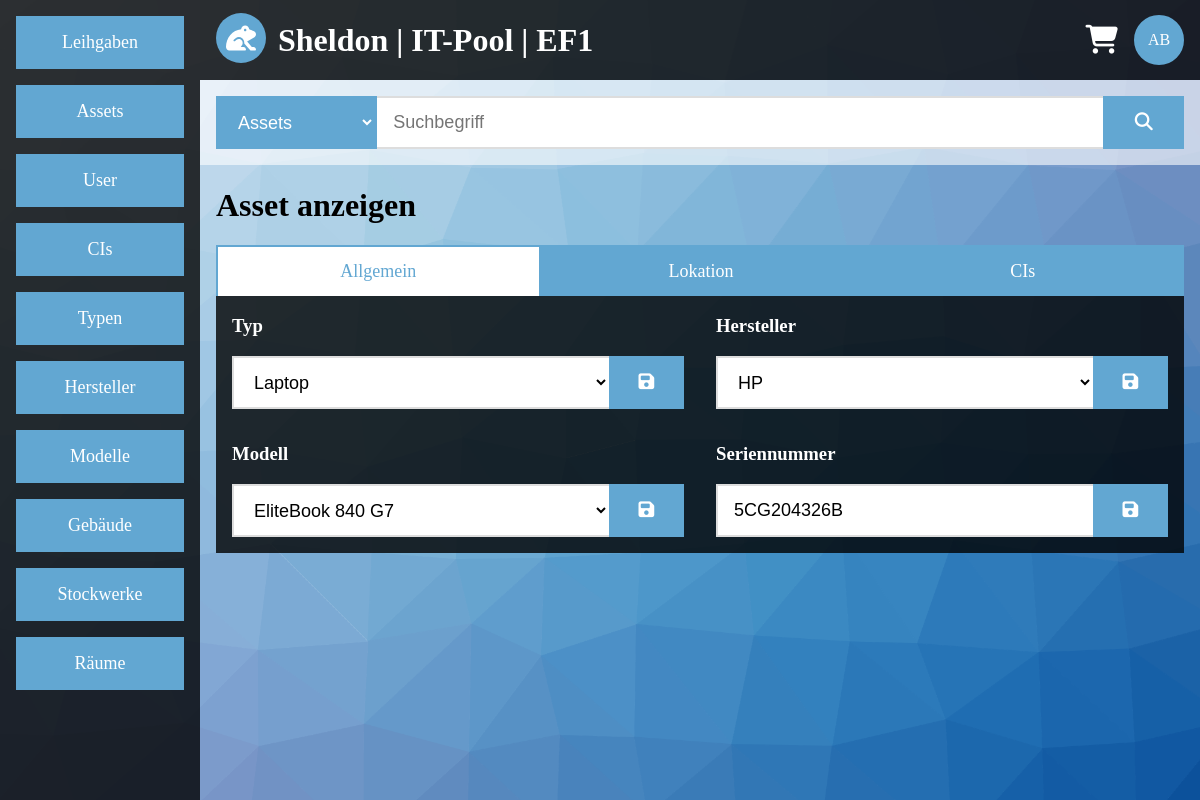
/view.php?category=asset&id=44&tab=general (signed in), run on the app's committed database.
### tables this page shows
CREATE TABLE IF NOT EXISTS `asset` (
  `asset_id` int(255) NOT NULL AUTO_INCREMENT,
  `asset_type_id` int(255) NOT NULL,
  `asset_vendor_id` int(255) NOT NULL,
  `asset_model_id` int(255) NOT NULL,
  `asset_building_id` int(255) NOT NULL DEFAULT '1',
  `asset_floor_id` int(255) NOT NULL DEFAULT '1',
  `asset_room_id` int(255) NOT NULL DEFAULT '1',
  `asset_serial` varchar(200) NOT NULL,
  `asset_cis` varchar(200) NOT NULL,
  `asset_keywords` longtext NOT NULL,
  PRIMARY KEY (`asset_id`),
  UNIQUE KEY `asset_serial` (`asset_serial`),
  KEY `asset_type_id` (`asset_type_id`),
  KEY `asset_vendor_id` (`asset_vendor_id`),
  KEY `asset_model_id` (`asset_model_id`),
  KEY `asset_building_id` (`asset_building_id`),
  KEY `asset_floor_id` (`asset_floor_id`),
  KEY `asset_room_id` (`asset_room_id`)
);

CREATE TABLE IF NOT EXISTS `type` (
  `type_id` int(11) NOT NULL AUTO_INCREMENT,
  `type_name` varchar(200) NOT NULL,
  PRIMARY KEY (`type_id`),
  UNIQUE KEY `type_name` (`type_name`)
);

CREATE TABLE IF NOT EXISTS `vendor` (
  `vendor_id` int(11) NOT NULL AUTO_INCREMENT,
  `vendor_name` varchar(200) NOT NULL,
  PRIMARY KEY (`vendor_id`),
  UNIQUE KEY `vendor_name` (`vendor_name`)
);

CREATE TABLE IF NOT EXISTS `model` (
  `model_id` int(11) NOT NULL AUTO_INCREMENT,
  `model_name` varchar(200) NOT NULL,
  PRIMARY KEY (`model_id`),
  UNIQUE KEY `model_name` (`model_name`)
);

### view.php (the view, shortened to what this page needs)
<?php
require($_SERVER['DOCUMENT_ROOT'].'/include/config.inc.php');
$output = '';
$sql = mysqli_connect($app_sqlhost,$app_sqluser,$app_sqlpasswd,$app_sqldb);
if(!$sql)
{
	$output .= '<div class="container">';
	$output .= '<div class="content-center container white">';
	$output .= '<h1>Error</h1>';
	$output .= '<div class="panel dark">';
	$output .= '<p>Es konnte keine Datenbankverbindung hergestellt werden.</p>';
	$output .= '</div>';
	$output .= '</div>';
	$output .= '</div>';
}
else
{
	$sql->query('SET NAMES UTF8');
	if(!empty($_GET))
	{
		if(empty($_GET['category']) || empty($_GET['id']))
		{
			$output .= '<div class="container">';
			$output .= '<div class="content-center container white">';
			$output .= '<h1>Error</h1>';
			$output .= '<div class="panel dark">';
			$output .= '<p>Es wurden nicht alle Daten gesendet.</p>';
			$output .= '</div>';
			$output .= '</div>';
			$output .= '</div>';
		}
		else
		{
			if(preg_match('/[^a-z]/',$_GET['category']) == 0)
			{
				$allowed_category = array('asset','user','ci','lend','vendor','model','type','building','floor','room');
				if(in_array($_GET['category'],$allowed_category))
				{
					if(preg_match('/[^0-9]/',$_GET['id']) == 0)
					{
						if($_GET['category'] == $allowed_category[0])
						{
							if(empty($_GET['tab']))
							{
								$output .= '<div class="container">';
								$output .= '<div class="content-center container white">';
								$output .= '<h1>Error</h1>';
								$output .= '<div class="panel dark">';
								$output .= '<p>Es wurde kein Tab gew&auml;hlt.</p>';
								$output .= '</div>';
								$output .= '</div>';
								$output .= '</div>';
							}
							else
							{
								if(preg_match('/[^a-z]/',$_GET['tab']) == 0)
								{
									$allowed_tabs = array('general','location','cis');
									if(in_array($_GET['tab'],$allowed_tabs))
									{
										$output .= '<div class="container">';
										$output .= '<h1>Asset anzeigen</h1>';
										if($_GET['tab'] == $allowed_tabs[0])
										{
											$query = sprintf("
											SELECT type_name,vendor_name,model_name,asset_serial
											FROM asset
											INNER JOIN type ON type_id = asset_type_id
											INNER JOIN vendor ON vendor_id = asset_vendor_id
											INNER JOIN model ON model_id = asset_model_id
											WHERE asset_id = '%s'
											LIMIT 1;",
											$sql->real_escape_string($_GET['id']));
											$result = $sql->query($query);
											if($row = $result->fetch_array(MYSQLI_ASSOC))
											{
												$type = $row['type_name'];
												$vendor = $row['vendor_name'];
												$model = $row['model_name'];
												$serial = $row['asset_serial'];
												$output .= '<div class="nowrap overflow-scroll">';
												$output .= '<a class="col-s6 col-m4 col-l4 btn-default border border-tl border-light-blue white text-light-blue" href="#">Allgemein</a>';
												$output .= '<a class="col-s6 col-m4 col-l4 btn-default border border-tl border-light-blue light-blue hover-white hover-text-blue" href="view.php?category='.$_GET['category'].'&id='.$_GET['id'].'&tab=location">Lokation</a>';
												$output .= '<a class="col-s6 col-m4 col-l4 btn-default border border-tlr border-light-blue light-blue hover-white hover-text-blue" href="view.php?category='.$_GET['category'].'&id='.$_GET['id'].'&tab=cis">CIs</a>';
												$output .= '</div>';
												$output .= '<div class="black-alpha">';
												$output .= '<ul class="flex">';
												$output .= '<li class="col-s12 col-m6 col-l6">';
												$output .= '<div class="margin">';
												$output .= '<form action="change.php" method="get">';
												$output .= '<h3>Typ</h3>';
												$output .= '<input type="hidden" name="category" value="'.$_GET['category'].'"/>';
												$output .= '<input type="hidden" name="id" value="'.$_GET['id'].'"/>';
												$output .= '<input type="hidden" name="attr" value="type"/>';
												$output .= '<ul class="flex">';
												$output .= '<li class="col-s10 col-m10 col-l10">';
												$output .= '<select class="input-default border border-tbl border-grey focus-border-light-blue" style="height:53px;" name="attr_value">';
												$output .= '<option value="">'.$type.'</option>';
												$query = "
												SELECT type_id,type_name
												FROM type";
												$result = $sql->query($query);
												while($row = $result->fetch_array(MYSQLI_ASSOC))
												{
													$output .= '<option value="'.$row['type_id'].'">'.$row['type_name'].'</option>';
												}
												$output .= '</select>';
												$output .= '<li>';
												$output .= '<li class="col-s2 col-m2 col-l2">';
												$output .= '<button class="block btn-default border border-light-blue light-blue hover-white hover-text-blue" style="height:53px;" type="submit"><i class="fas fa-save"></i></button>';
												$output .= '</li>';
												$output .= '</ul>';
												$output .= '<input type="hidden" name="returnto" value="http://'.$_SERVER['HTTP_HOST'].'/view.php?category='.$_GET['category'].'&id='.$_GET['id'].'&tab='.$_GET['tab'].'"/>';
												$output .= '</form>';
												$output .= '</div>';
												$output .= '</li>';
												$output .= '<li class="col-s12 col-m6 col-l6">';
												$output .= '<div class="margin">';
												$output .= '<form action="change.php" method="get">';
												$output .= '<h3>Hersteller</h3>';
												$output .= '<input type="hidden" name="category" value="'.$_GET['category'].'"/>';
												$output .= '<input type="hidden" name="id" value="'.$_GET['id'].'"/>';
												$output .= '<input type="hidden" name="attr" value="vendor"/>';
												$output .= '<ul class="flex">';
												$output .= '<li class="col-s10 col-m10 col-l10">';
												$output .= '<select class="input-default border border-tbl border-grey focus-border-light-blue" style="height:53px;" name="attr_value">';
												$output .= '<option value="">'.$vendor.'</option>';
												$query = "
												SELECT vendor_id,vendor_name
												FROM vendor";
												$result = $sql->query($query);
												while($row = $result->fetch_array(MYSQLI_ASSOC))
												{
													$output .= '<option value="'.$row['vendor_id'].'">'.$row['vendor_name'].'</option>';
												}
												$output .= '</select>';
												$output .= '<li>';
												$output .= '<li class="col-s2 col-m2 col-l2">';
												$output .= '<button class="block btn-default border border-light-blue light-blue hover-white hover-text-blue" style="height:53px;" type="submit"><i class="fas fa-save"></i></button>';
												$output .= '</li>';
												$output .= '</ul>';
												$output .= '<input type="hidden" name="returnto" value="http://'.$_SERVER['HTTP_HOST'].'/view.php?category='.$_GET['category'].'&id='.$_GET['id'].'&tab='.$_GET['tab'].'"/>';
												$output .= '</form>';
												$output .= '</div>';
												$output .= '</li>';
												$output .= '</ul>';
												$output .= '<ul class="flex">';
												$output .= '<li class="col-s12 col-m6 col-l6">';
												$output .= '<div class="margin">';
												$output .= '<form action="change.php" method="get">';
												$output .= '<h3>Modell</h3>';
												$output .= '<input type="hidden" name="category" value="'.$_GET['category'].'"/>';
												$output .= '<input type="hidden" name="id" value="'.$_GET['id'].'"/>';
												$output .= '<input type="hidden" name="attr" value="model"/>';
												$output .= '<ul class="flex">';
												$output .= '<li class="col-s10 col-m10 col-l10">';
												$output .= '<select class="input-default border border-tbl border-grey focus-border-light-blue" style="height:53px;" name="attr_value">';
												$output .= '<option value="">'.$model.'</option>';
												$query = "
												SELECT model_id,model_name
												FROM model";
												$result = $sql->query($query);
												while($row = $result->fetch_array(MYSQLI_ASSOC))
												{
													$output .= '<option value="'.$row['model_id'].'">'.$row['model_name'].'</option>';
												}
												$output .= '</select>';
												$output .= '<li>';
												$output .= '<li class="col-s2 col-m2 col-l2">';
												$output .= '<button class="block btn-default border border-light-blue light-blue hover-white hover-text-blue" style="height:53px;" type="submit"><i class="fas fa-save"></i></button>';
												$output .= '</li>';
												$output .= '</ul>';
												$output .= '<input type="hidden" name="returnto" value="http://'.$_SERVER['HTTP_HOST'].'/view.php?category='.$_GET['category'].'&id='.$_GET['id'].'&tab='.$_GET['tab'].'"/>';
												$output .= '</form>';
												$output .= '</div>';
												$output .= '</li>';
												$output .= '<li class="col-s12 col-m6 col-l6">';
												$output .= '<div clasS="margin">';
												$output .= '<form action="change.php" method="get">';
												$output .= '<h3>Seriennummer</h3>';
												$output .= '<input type="hidden" name="category" value="'.$_GET['category'].'"/>';
												$output .= '<input type="hidden" name="id" value="'.$_GET['id'].'"/>';
												$output .= '<input type="hidden" name="attr" value="serial"/>';
												$output .= '<ul class="flex section">';
												$output .= '<li class="col-s10 col-m10 col-l10">';
												$output .= '<input class="input-default border border-tbl border-grey focus-border-light-blue" type="text" name="attr_value" placeholder="Seriennummer" value="'.$serial.'"/>';
												$output .= '</li>';
												$output .= '<li class="col-s2 col-m2 col-l2">';
												$output .= '<button class="block btn-default border border-light-blue light-blue hover-white hover-text-blue" type="submit"><i class="fas fa-save"></i></button>';
												$output .= '</li>';
												$output .= '</ul>';
												$output .= '<input type="hidden" name="returnto" value="http://'.$_SERVER['HTTP_HOST'].'/view.php?category='.$_GET['category'].'&id='.$_GET['id'].'&tab='.$_GET['tab'].'"/>';
												$output .= '</form>';
												$output .= '</div>';
												$output .= '</li>';
												$output .= '</ul>';
												$output .= '</div>';
											}
										}
									}
								}
							}
						}
					}
				}
			}
		}
	}
}
?>
<!DOCTYPE HTML>
<html lang="de">
	<head>
		<?php
		require($_SERVER['DOCUMENT_ROOT'].'/include/head.inc.php');
		?>
	</head>
	<body>
	<?php
	require($_SERVER['DOCUMENT_ROOT'].'/include/body.inc.php');
	?>
	</body>
</html>

### css/main.css (style rules this page uses)
* { box-sizing:border-box; }
html,body { margin:0; height:100vh; }
select option { background-color:#ffffff; color:#000000; }
a { text-decoration:none; color:inherit; }
ul { padding:0; margin:0; list-style-type:none; }
select { height:53px; }
ul.flex, ul.flex-center { display:flex; flex-direction:row; }
ul.flex { flex-wrap:wrap; }
.block { width:100%; }
.container { padding:.1px 16px; }
.section { margin:16px 0; }
.margin { margin:16px; }
.btn-default { display:inline-block; border:none; text-decoration:none; text-align:center; font-size:18px; padding:14px 16px; cursor:pointer; }
.input-default { width:100%; padding:14px 16px; font-size:18px; border:none; background-color:#ffffff; color:#000000; }
.black-alpha { background-color:rgba(0,0,0,0.8); color:#ffffff; }
.white { background-color:#ffffff; color:#000000; }
.light-blue { background-color:#62a7d2; color:#ffffff; }
.text-light-blue { color:#62a7d2; }
.border { border-width:2px; border-style:solid; }
.border-tbl { border-right:none; }
.border-tl { border-right:none; border-bottom:none; }
.border-tlr { border-bottom:none; }
.border-light-blue { border-color:#62a7d2; }
.border-grey { border-color:#dddddd; }
.nowrap { white-space:nowrap; }
.overflow-scroll { overflow-x:auto; overflow-y:auto; }
@media (min-width:993px) { .col-l2 { width:16.6666%; } }
@media (min-width:993px) { .col-l4 { width:33.3333%; } }
@media (min-width:993px) { .col-l6 { width:50%; } }
@media (min-width:993px) { .col-l10 { width:83.3333% } }

### data on the page
asset: attr_value "Laptop", attr_value "HP", attr_value "EliteBook 840 G7", attr_value "5CG204326B"

### other printed values
$app_org "EF1"
$initials "AB"
